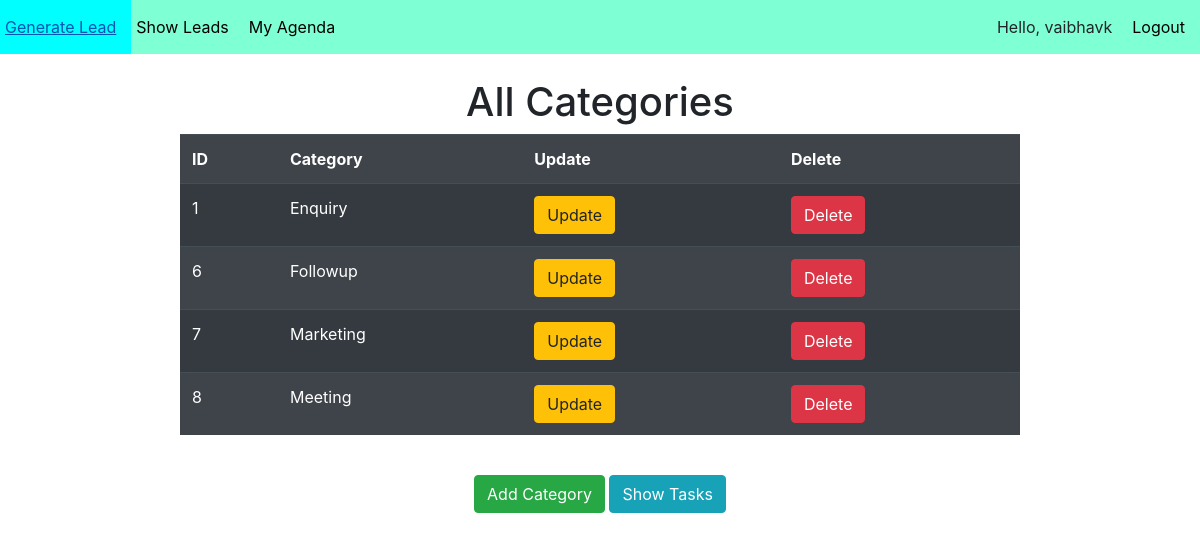
Page /to-do/show-category/ (signed in) on the committed database.
### ToDoApp/models.py (models this page shows, shortened)
class Category(models.Model):
    category_name = models.CharField(max_length=32)

### ToDoApp/views.py (the view)
# urls.py: path('show-category/',views.CategoryListView.as_view(),name='show_category'),
class CategoryListView(LoginRequiredMixin,ListView):
    model = Category

### templates/ToDoApp/category_list.html (shortened to what this page needs)
{% extends 'layout.html' %}
{% block content %}
    <h1 style="text-align: center;">All Categories</h1>
    <table class="table table-dark table-striped" style="width: 70%; margin-left: auto;margin-right: auto;">
        <tr>
            <th>ID</th>
            <th>Category</th>
            <th>Update</th>
            <th>Delete</th>
        </tr>
        {% for cat in object_list %}
            <tr>
                <td>{{cat.id}}</td>
                <td>{{cat.category_name}}</td>
                <td>
                    <a href="{% url 'update_category' cat.id %}">
                        <button class="btn btn-warning">Update</button>
                    </a>
                </td>
                <td>
                    <a href="{% url 'delete_category' cat.id %}">
                        <button class="btn btn-danger">Delete</button>
                    </a>
                </td>
            </tr>
        {% endfor %}
    </table>
    <br>
    <div style="text-align: center;">
        <a href="{% url 'add_category' %}">
            <button class="btn btn-success">Add Category</button>
        </a>
        <a href="{% url 'show_task' %}">
            <button class="btn btn-info">Show Tasks</button>
        </a>
    </div>
{% endblock %}

### templates/layout.html (shortened to what this page needs)
<!DOCTYPE html>
{% load static %}
<html lang="en">
<head>
    <link rel="stylesheet" href="https://cdn.jsdelivr.net/npm/bootstrap@4.6.1/dist/css/bootstrap.min.css">
    <link rel="stylesheet" href="{% static 'myStyle.css' %}">
</head>
<body>
    <ul class="mynavbar">
        <li><a href="{% url 'generate_lead' %}">Generate Lead</a></li>
        <li><a href="{% url 'show_leads' %}">Show Leads</a></li>
        <li><a href="{% url 'show_task' %}">My Agenda</a></li>
        <span class="authlinks">
            {% if user.is_authenticated %}
                <li><a>Hello, {{user.username}}</a></li>
                <li><a href="{% url 'logout' %}">Logout</a></li>
            {% else %}
                <li><a href="{% url 'register' %}">Register</a></li>
                <li><a href="{% url 'login' %}">Login</a></li>
            {% endif %}
        </span>
    </ul>
    <br>
    {% block content %}{% endblock %}
</body>
</html>

### static/myStyle.css (style rules this page uses)
.mynavbar { background-color: aquamarine; list-style-type: none; overflow: hidden; margin: 0; padding:0; }
li { float: left; }
li a { padding:15px 15px 15px 5px; color: black; display: block; }
.authlinks { float: right; }

### rows in the picture
Category: id "1", category_name "Enquiry"
Category: id "6", category_name "Followup"
Category: id "7", category_name "Marketing"
Category: id "8", category_name "Meeting"

### other values in the picture
{{ user.username }} "vaibhavk"
